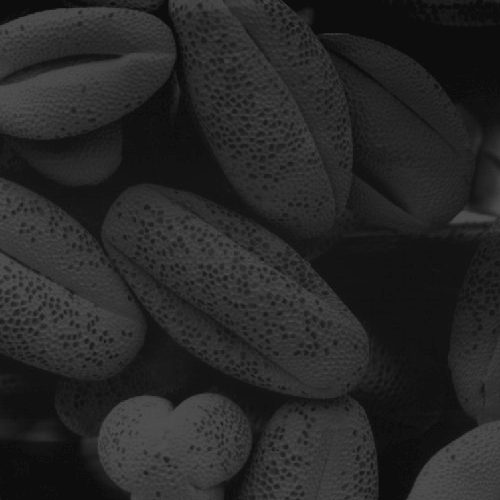
#> input picture part1_DIP_weeks01-08/week03_histogram_processing/input/Fig0316(4)(bottom_left).tif, 500 x 500 px
$ jupyter execute 'Image Enhancement Histogram Equalization.ipynb'
#> lines starting #> are read from the running program, lines starting #| are printed output that depends on the picture
# Week 03 · Image Enhancement — Histogram Equalization
**Course:** Computer Vision (BCSE2022)
**Instructor:** Bùi Huy Kiên
**Prepared:** 2025-10-17

## 🎯 Mục tiêu học tập
Sau khi hoàn thành bài học này, sinh viên sẽ có thể:
- Hiểu khái niệm **histogram** và mối liên hệ với **xác suất phân bố mức xám** trong ảnh.
- Phân biệt được **Histogram Equalization** và **Histogram Matching** (Specification).
- Áp dụng các phép biến đổi histogram để **nâng cao độ tương phản** của ảnh.
- Cài đặt thuật toán **Histogram Equalization** và **Histogram Matching** bằng Python.
- Đọc và phân tích biểu đồ **PDF / CDF** của ảnh trước và sau xử lý.

**Hướng dẫn:**
- Đặt các ảnh input theo tên ghi trong từng cell hoặc sửa đường dẫn cho phù hợp.
- Mỗi cell hiển thị ảnh dùng `matplotlib.
- Sử dụng các thư viên: `opencv-python`, `numpy`, `matplotlib`.
- Nếu được, khuyến khích xây dựng lại các thuật toán sử dụng C++/Python

[cell 1]
## Ví dụ 1: Biểu diễn Histogram của ảnh

import numpy as np
import matplotlib.pyplot as plt
from PIL import Image

def compare_three_histograms(img_dark_path, img_bright_path, img_highcontrast_path):
    """
    Đọc vào 3 ảnh (tối, sáng, tương phản cao)
    và vẽ ảnh + histogram của từng ảnh theo dạng subplot 3x2.
    """
#> called with img_dark_path = 'input/Fig0316(4)(bottom_left).tif', img_bright_path = 'input/Fig0316(1)(top_left).tif', img_highcontrast_path = 'input/Fig0320(3)(third_from_top).tif'
    # --- Đọc và chuyển sang grayscale ---
    img_dark = np.asarray(Image.open(img_dark_path).convert("L"))
#> img_dark is the input picture: shape (500, 500); min 13, max 83, mean 38.7
    img_bright = np.asarray(Image.open(img_bright_path).convert("L"))
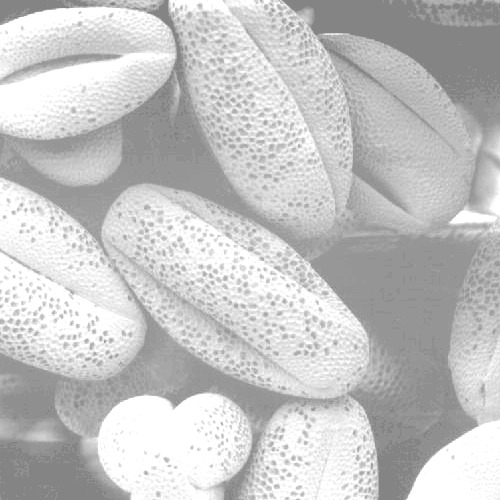
#> input picture part1_DIP_weeks01-08/week03_histogram_processing/input/Fig0316(1)(top_left).tif, 500 x 500 px
#> img_bright is the input picture: shape (500, 500); min 132, max 255, mean 196.4
    img_high = np.asarray(Image.open(img_highcontrast_path).convert("L"))
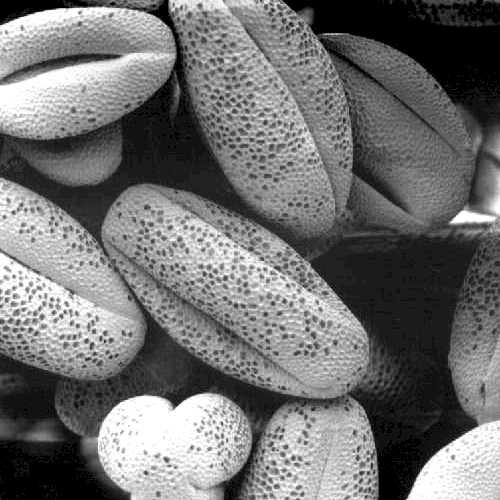
#> input picture part1_DIP_weeks01-08/week03_histogram_processing/input/Fig0320(3)(third_from_top).tif, 500 x 500 px
#> img_high is the input picture: shape (500, 500); min 0, max 255, mean 113.2

    images = [img_dark, img_bright, img_high]
    titles = ["Ảnh tối (Dark)", "Ảnh sáng (Bright)", "Ảnh tương phản cao (High Contrast)"]

    # --- Tạo figure ---
    fig, axes = plt.subplots(3, 2, figsize=(10, 9))

    for i, (img, title) in enumerate(zip(images, titles)):
        # Histogram (chuẩn hóa để hiển thị fraction)
        hist, bins = np.histogram(img.flatten(), bins=256, range=(0, 256))
        p = hist / hist.sum()
        x = bins[:-1]

        # Ảnh
        axes[i, 0].imshow(img, cmap='gray', vmin=0, vmax=255)
        axes[i, 0].set_title(title)
        axes[i, 0].axis("off")

        # Histogram
        axes[i, 1].bar(x, p, width=1.0, color='gray', alpha=0.7)
        axes[i, 1].set_xlim(0, 300)     # hiển thị 0–300 cho đẹp
        axes[i, 1].set_ylim(0, p.max()*1.1)
        axes[i, 1].set_title(f"Histogram – Fraction of pixels")
        axes[i, 1].set_xlabel("Gray value (0–255)")
        axes[i, 1].set_ylabel("Fraction (nₖ / n)")
        axes[i, 1].grid(alpha=0.3)
#> this loop made 3 passes
#> title on passes 1 to 3: 'Ảnh tối (Dark)', 'Ảnh sáng (Bright)', 'Ảnh tương phản cao (High Contrast)'

    plt.suptitle("Ví dụ 1 – So sánh Histogram của 3 loại ảnh", fontsize=14)
    plt.tight_layout(rect=[0, 0, 1, 0.95])
    plt.show()
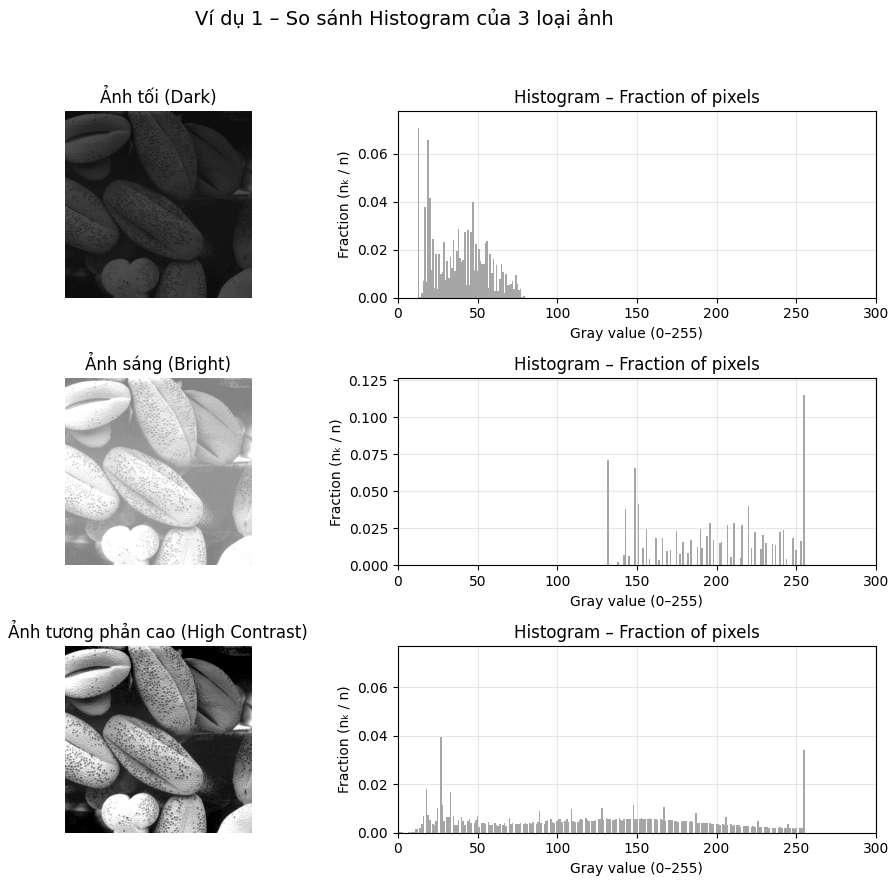
#> figure drawn by matplotlib, 6 panels; panel 2: tallest bar 0.0709 high, from x = 12.5 to 13.5; panel 4: tallest bar 0.115 high, from x = 254.5 to 255.5; panel 6: tallest bar 0.07 high, from x = -0.5 to 0.5

# === Cách dùng ===
compare_three_histograms("input/Fig0316(4)(bottom_left).tif", "input/Fig0316(1)(top_left).tif", "input/Fig0320(3)(third_from_top).tif")

[cell 2]
## Ví dụ 2: Histogram Equalization

import numpy as np
import matplotlib.pyplot as plt
from PIL import Image

# ====== HÀM: Histogram Equalization ======
def histogram_equalization(img_gray):
    flat = img_gray.ravel()
    hist = np.bincount(flat, minlength=256)
#> hist = 256 values, max 28659 at index 255, min 0 at index 0, mean 976.6
    cdf = hist.cumsum()
#> cdf = 256 values from 0 to 250000
    cdf_norm = (cdf - cdf.min()) / (cdf.max() - cdf.min())
#> cdf_norm = 256 values from 0 to 1
    lut = np.floor(255 * cdf_norm + 0.5).astype(np.uint8)
#> lut = 256 values from 0 to 255
    return lut[flat].reshape(img_gray.shape)
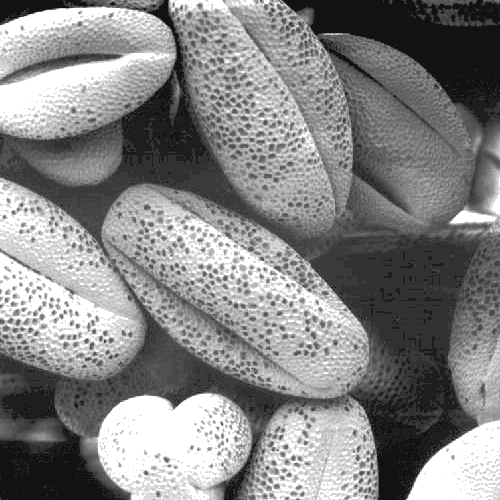
#> returned value: shape (500, 500); min 18, max 255, mean 132.5

# ====== HÀM: Vẽ biểu đồ so sánh dạng cột ======
def plot_histograms_compare(image_path):
    # --- Đọc ảnh & chuyển sang grayscale ---
    img = Image.open(image_path).convert("L")
    img = np.asarray(img)

    # --- Cân bằng histogram ---
    img_eq = histogram_equalization(img)

    # --- Tính histogram (256 bins) & chuẩn hóa về fraction of pixels ---
    h_orig, bins = np.histogram(img, bins=256, range=(0, 256))
#> h_orig has the same summary as hist in histogram_equalization; bins = 257 values from 0 to 256
    h_eq, _ = np.histogram(img_eq, bins=256, range=(0, 256))
#> h_eq has the same summary as hist in histogram_equalization
    p_orig = h_orig / h_orig.sum()
#> p_orig = 256 values, max 0.115 at index 255, min 0 at index 0, mean 0.00391
    p_eq = h_eq / h_eq.sum()
#> p_eq has the same summary as p_orig

    # --- Chuẩn bị trục x và giới hạn y ---
    x = bins[:-1]
#> x = 256 values from 0 to 255
    y_max = max(p_orig.max(), p_eq.max()) * 1.1
#> y_max = 0.126

    # --- VẼ ---
    fig, axes = plt.subplots(2, 2, figsize=(11, 6))

    # Ảnh gốc
    axes[0, 0].imshow(img, cmap='gray', vmin=0, vmax=255)
    axes[0, 0].set_title("Ảnh gốc (Original Image)")
    axes[0, 0].axis("off")

    # Histogram gốc
    axes[0, 1].bar(x, p_orig, width=1.0, color="orange", alpha=0.7)
    axes[0, 1].set_xlim(0, 300)
    axes[0, 1].set_ylim(0, y_max)
    axes[0, 1].set_title("Histogram gốc – Fraction of pixels")
    axes[0, 1].set_xlabel("Gray value (0–255)")
    axes[0, 1].set_ylabel("Fraction of pixels (nₖ / n)")
    axes[0, 1].grid(alpha=0.3)

    # Ảnh sau equalization
    axes[1, 0].imshow(img_eq, cmap='gray', vmin=0, vmax=255)
    axes[1, 0].set_title("Ảnh sau cân bằng Histogram (Equalized Image)")
    axes[1, 0].axis("off")

    # Histogram sau equalization
    axes[1, 1].bar(x, p_eq, width=1.0, color="green", alpha=0.7)
    axes[1, 1].set_xlim(0, 300)
    axes[1, 1].set_ylim(0, y_max)
    axes[1, 1].set_title("Histogram sau cân bằng – Fraction of pixels")
    axes[1, 1].set_xlabel("Gray value (0–255)")
    axes[1, 1].set_ylabel("Fraction of pixels (nₖ / n)")
    axes[1, 1].grid(alpha=0.3)

    plt.suptitle("So sánh Histogram của ảnh gốc và ảnh sau cân bằng", fontsize=14)
    plt.tight_layout(rect=[0, 0, 1, 0.93])
    plt.show()
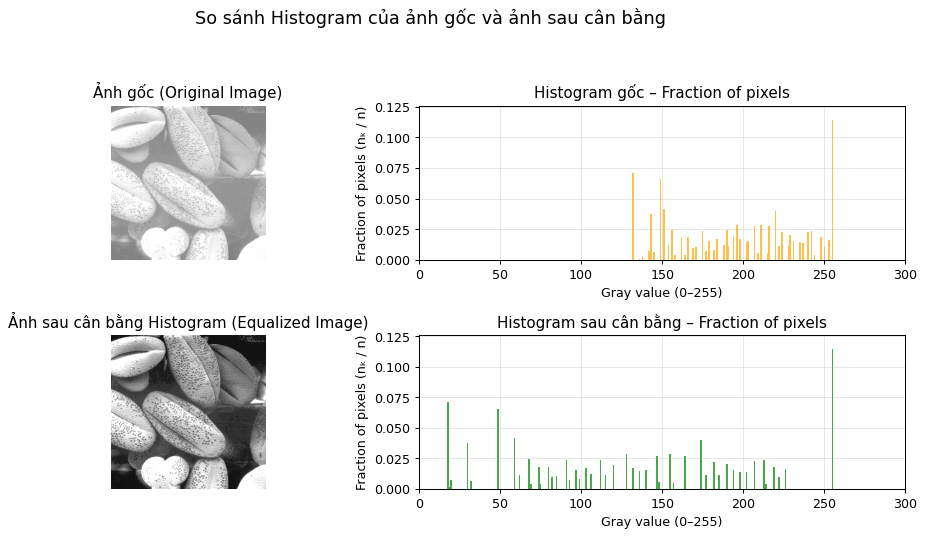
#> figure drawn by matplotlib, 4 panels; panel 2: tallest bar 0.115 high, from x = 254.5 to 255.5; panel 4: tallest bar 0.115 high, from x = 254.5 to 255.5
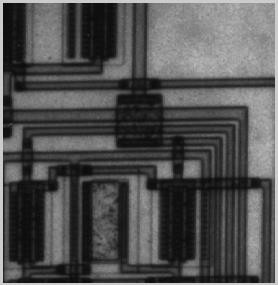
#> input picture part1_DIP_weeks01-08/week03_histogram_processing/input/Picture2.jpg, 278 x 285 px

# ====== CÁCH DÙNG ======
plot_histograms_compare("input/Fig0316(1)(top_left).tif")

[cell 3]
## Ví dụ 3: Histogram Matching

import numpy as np
import matplotlib.pyplot as plt
from PIL import Image

# ---------- Synthetic target PDFs ----------
def synthetic_target_pmf(kind="uniform", mu=128.0, sigma=40.0):
    """
    Tạo PMF mục tiêu (256 mức xám) để dùng làm 'reference' ảo.
    kind: "uniform" hoặc "gaussian"
    mu, sigma: tham số cho gaussian (tính trên thang 0..255)
    """
    x = np.arange(256, dtype=np.float64)
    if kind.lower() == "uniform":
        pmf = np.ones_like(x)
    elif kind.lower() == "gaussian":
        # Gaussian không chuẩn hóa sẵn, cần chuẩn hóa về tổng = 1
        pmf = np.exp(-0.5 * ((x - mu) / float(sigma))**2)
    else:
        raise ValueError("kind phải là 'uniform' hoặc 'gaussian'")
    pmf /= pmf.sum()  # chuẩn hóa thành phân bố rời rạc hợp lệ
    return pmf

# ---------- Histogram Matching to target PMF ----------
def histogram_matching_to_pmf(source_gray_uint8, target_pmf):
    """
    Ánh xạ histogram của ảnh nguồn (grayscale uint8) sao cho PMF đầu ra
    tiệm cận target_pmf (độ dài 256).
    """
    # PMF ảnh nguồn
    h_src, _ = np.histogram(source_gray_uint8.ravel(), bins=256, range=(0, 256))
#> h_src = 256 values, max 1200 at index 18, min 0 at index 2, mean 309.5
    pmf_src = h_src.astype(np.float64) / h_src.sum()
#> pmf_src = 256 values, max 0.0151 at index 18, min 0 at index 2, mean 0.00391

    # CDF nguồn & CDF đích (synthetic)
    cdf_src = pmf_src.cumsum()
#> cdf_src = 256 values from 1.26e-05 to 1
    cdf_tgt = target_pmf.cumsum()

    # LUT: với mỗi r, tìm s sao cho CDF_tgt(s) ≈ CDF_src(r)
    levels = np.arange(256)
    lut = np.interp(cdf_src, cdf_tgt, levels).round().astype(np.uint8)
#> lut = 256 values from 0 to 255

    # Ánh xạ ảnh
    matched = lut[source_gray_uint8]
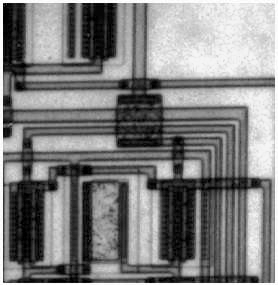
#> matched: shape (285, 278); min 0, max 255, mean 127.9
    return matched

# ---------- Plot: giữ nguyên form & trục ----------
def plot_histograms_match_synthetic(source_path, kind="uniform", mu=128, sigma=40):
    """
    So sánh ảnh gốc và ảnh sau Histogram Matching theo synthetic target (uniform/gaussian).
    Histogram dùng fraction of pixels, x-axis 0–255 (hiển thị 0–300), cùng thang y.
    """
    # Đọc ảnh (grayscale)
    src = np.asarray(Image.open(source_path).convert("L"))

    # Tạo PMF đích & matching
    tgt_pmf = synthetic_target_pmf(kind=kind, mu=mu, sigma=sigma)
    matched = histogram_matching_to_pmf(src, tgt_pmf)

    # Histogram (fraction)
    h_src, bins = np.histogram(src,     bins=256, range=(0, 256))
#> bins = 257 values from 0 to 256
    h_mat, _    = np.histogram(matched, bins=256, range=(0, 256))
#> h_mat = 256 values, max 1200 at index 17, min 0 at index 1, mean 309.5
    p_src = h_src / h_src.sum()
#> p_src has the same summary as pmf_src in histogram_matching_to_pmf
    p_mat = h_mat / h_mat.sum()
#> p_mat = 256 values, max 0.0151 at index 17, min 0 at index 1, mean 0.00391

    x = bins[:-1]                      # 0..255
#> x = 256 values from 0 to 255
    y_max = max(p_src.max(), p_mat.max()) * 1.10
#> y_max = 0.0167

    fig, axes = plt.subplots(2, 2, figsize=(11, 6))

    # Ảnh gốc
    axes[0, 0].imshow(src, cmap="gray", vmin=0, vmax=255)
    axes[0, 0].set_title("Ảnh gốc (Source)")
    axes[0, 0].axis("off")

    # Histogram gốc (fraction)
    axes[0, 1].bar(x, p_src, width=1.0, color="orange", alpha=0.75)
    axes[0, 1].set_xlim(0, 300)
    axes[0, 1].set_ylim(0, y_max)
    axes[0, 1].set_title("Histogram gốc – Fraction of pixels")
    axes[0, 1].set_xlabel("Gray value (0–255)  |  shown: 0–300")
    axes[0, 1].set_ylabel("Fraction of pixels (nₖ / n)")
    axes[0, 1].grid(alpha=0.3)

    # Ảnh sau Histogram Matching (synthetic target)
    title_tgt = f"Uniform" if kind.lower()=="uniform" else f"Gaussian (μ={mu}, σ={sigma})"
    axes[1, 0].imshow(matched, cmap="gray", vmin=0, vmax=255)
    axes[1, 0].set_title(f"Ảnh sau Histogram Matching – Target: {title_tgt}")
    axes[1, 0].axis("off")

    # Histogram sau matching (fraction) – cùng axis/label
    axes[1, 1].bar(x, p_mat, width=1.0, color="green", alpha=0.75)
    axes[1, 1].set_xlim(0, 300)
    axes[1, 1].set_ylim(0, y_max)
    axes[1, 1].set_title("Histogram sau matching – Fraction of pixels")
    axes[1, 1].set_xlabel("Gray value (0–255)  |  shown: 0–300")
    axes[1, 1].set_ylabel("Fraction of pixels (nₖ / n)")
    axes[1, 1].grid(alpha=0.3)

    plt.suptitle("Histogram Matching với Synthetic Reference", fontsize=14)
    plt.tight_layout(rect=[0, 0, 1, 0.93])
    plt.show()
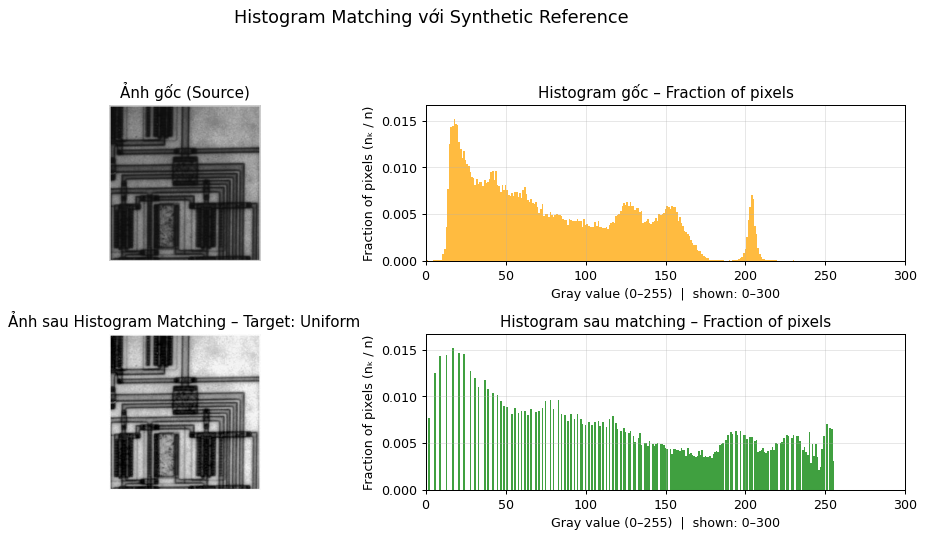
#> figure drawn by matplotlib, 4 panels; panel 2: tallest bar 0.0151 high, from x = 17.5 to 18.5; panel 4: tallest bar 0.0151 high, from x = 16.5 to 17.5

# ===== CÁCH DÙNG =====
# 1) Matching về phân bố đều (Uniform):
plot_histograms_match_synthetic("input/Picture2.jpg", kind="uniform")

# CHÚ Ý: Ở ĐÂY NÊN SỬ DỤNG ẢNH CÓ PHÂN BỐ TỐT ĐỂ THAM CHIẾU
# TRONG VÍ DỤ NAY SỬ DỤNG CÁC PHÂN BỐ TỰ TẠO GỌI LÀ SYNTHETIC REFERENCE

# 2) Matching về phân bố Gaussian (chọn μ, σ theo ảnh tham chiếu mong muốn):
plot_histograms_match_synthetic("input/Picture2.jpg", kind="gaussian", mu=140, sigma=35)
#> call 2 of plot_histograms_match_synthetic, with source_path = 'input/Picture2.jpg', kind = 'gaussian', mu = 140, sigma = 35
#> in histogram_matching_to_pmf (call 2), `lut = np.interp(cdf_src, cdf_tgt, levels).round().astype(np.uint8)`: lut = 256 values from 2 to 255
#> in histogram_matching_to_pmf (call 2), `matched = lut[source_gray_uint8]`:
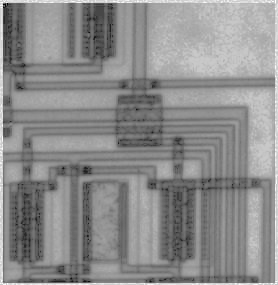
#> matched: shape (285, 278); min 2, max 255, mean 140.2
#> in plot_histograms_match_synthetic (call 2), `h_mat, _    = np.histogram(matched, bins=256, range=(0, 256))`: h_mat = 256 values, max 1296 at index 116, min 0 at index 0, mean 309.5
#> in plot_histograms_match_synthetic (call 2), `p_mat = h_mat / h_mat.sum()`: p_mat = 256 values, max 0.0164 at index 116, min 0 at index 0, mean 0.00391
#> in plot_histograms_match_synthetic (call 2), `y_max = max(p_src.max(), p_mat.max()) * 1.10`: y_max = 0.018
#> in plot_histograms_match_synthetic (call 2), `plt.show()`:
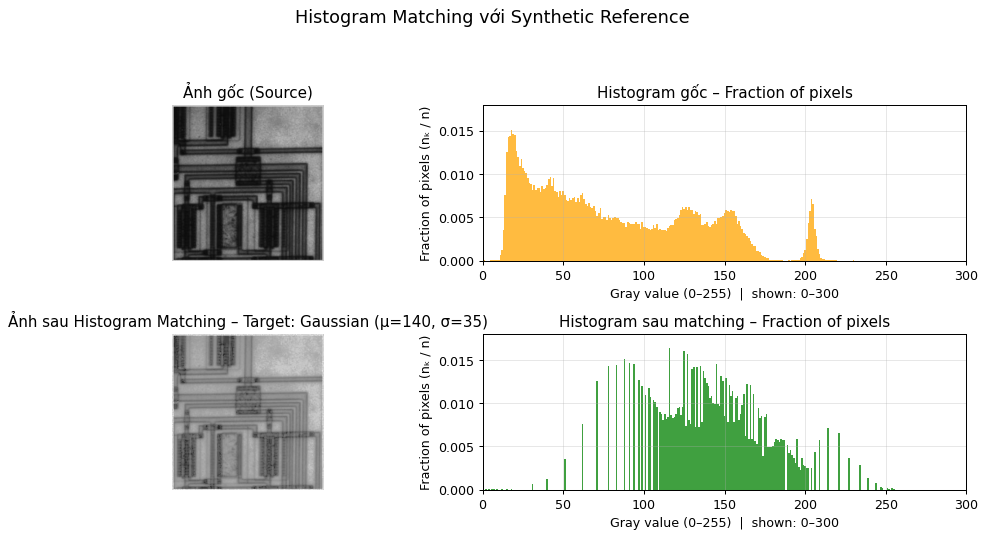
#> figure drawn by matplotlib, 4 panels; panel 2: tallest bar 0.0151 high, from x = 17.5 to 18.5; panel 4: tallest bar 0.0164 high, from x = 115.5 to 116.5
